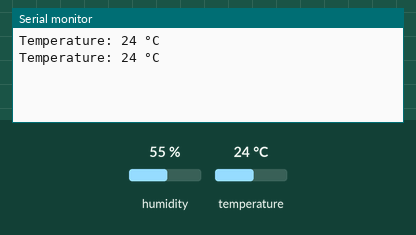
Bench run of a sketch on a simulated Arduino Uno, built with avr-gcc and run on an emulated ATmega328P. On the bench: the last lines printed to the serial monitor. The test bench sets the inputs (shaded band); at power-on: temperature 24 °C, humidity 55 %.

Above: at 2.3 s.
2.4 s: temperature set to 12 °C
At 4.3 s:
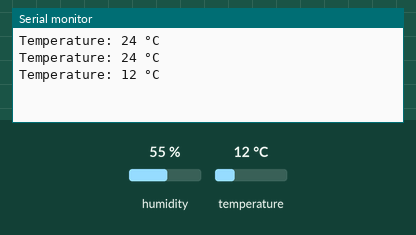
4.5 s: temperature set to 19 °C
At 5.8 s:
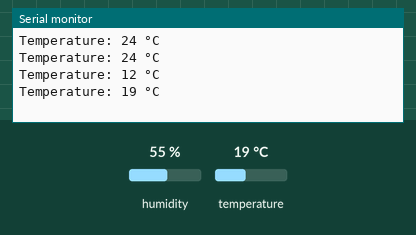
Timing chart, 0 to 7.5 s (numbered marks = the images above; inputs shaded):
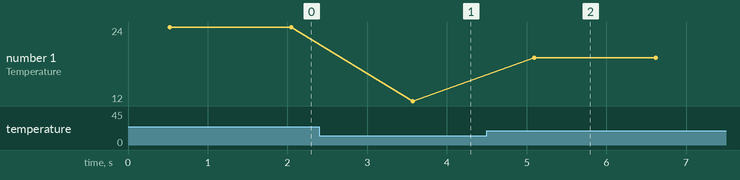

Measured:
- after the input at 2.4 s, the serial monitor: prints a new line after 1.2 s (image 1)
- after the input at 4.5 s, the serial monitor: prints a new line after 0.59 s (image 2)
- plotted number 1: 24 → 12 after the input at 2.4 s, 12 → 19 after the input at 4.5 s

The sketch:

lab03_05.ino
```cpp
#include <DHT11.h>
DHT11 dht11(13);

void setup()
{
  Serial.begin(9600);
}

void loop()
{
  int temperature = dht11.readTemperature();
  Serial.print("Temperature: ");
  Serial.print(temperature);
  Serial.println(" °C");
  delay(1000);
}
```
